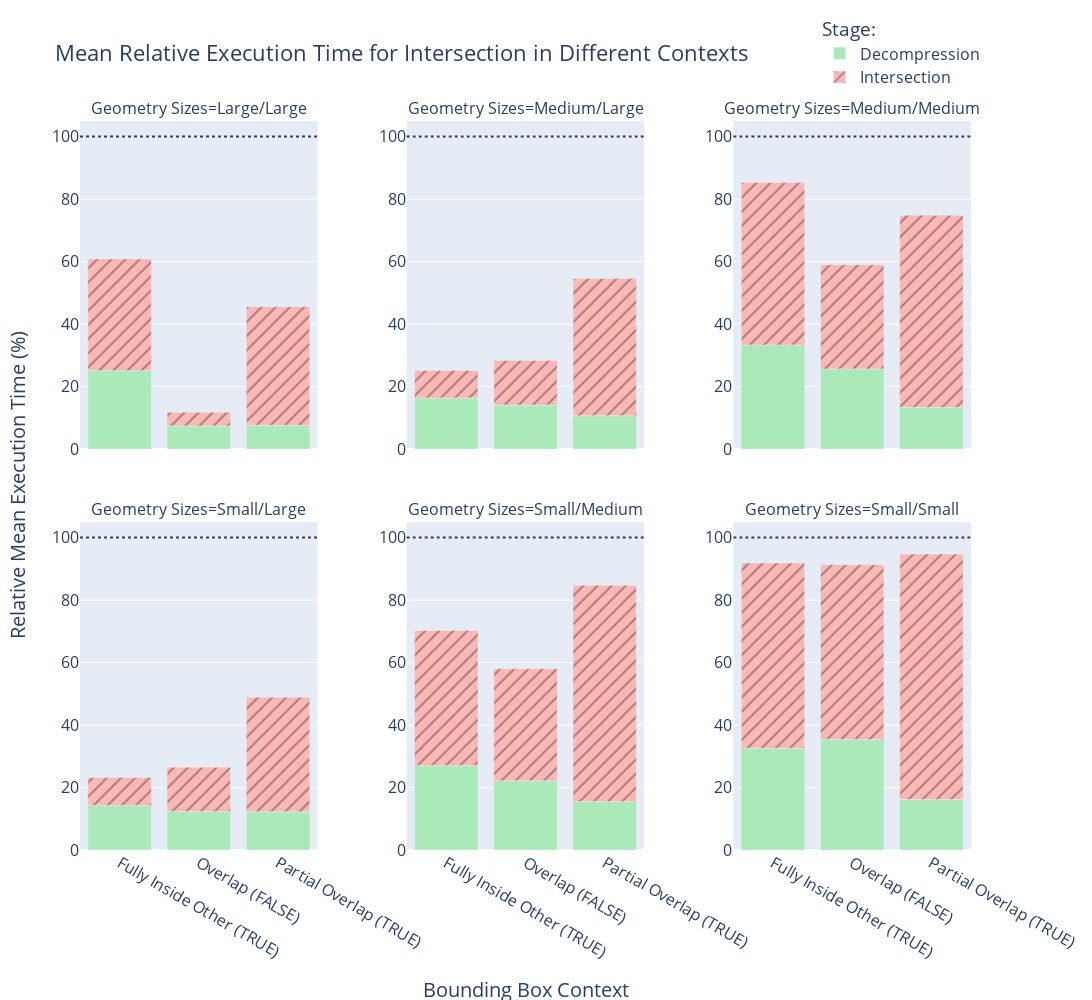

Notebook source saved alongside this figure:
### Code cell
total_time_df = stats_df[['context', 'total_time', 'sizes', 'baseline', 'predicate', 'decomp', 'dataset', 'dataset_idx']]
plot_total_time_bars_relative(total_time_df, is_predicate=False, size_cat_excl=[], log_scale=False) #

### Figure 1 — Plotly figure (JSON) as saved in the notebook; plotly's stock layout.template omitted (floating-point values rounded to 4 significant figures)
{"data": [{"alignmentgroup": "True", "hovertemplate": "Stage: =Decompression<br>Geometry Sizes=Large/Large<br>Context=%{x}<br>time=%{y}<extra></extra>", "legendgroup": "Decompression", "marker": {"color": "rgb(169,234,184)", "pattern": {"shape": ""}}, "name": "Decompression", "offsetgroup": "Decompression", "orientation": "v", "showlegend": true, "textposition": "auto", "type": "bar", "x": ["Fully Inside Other (TRUE)", "Overlap (FALSE)", "Partial Overlap (TRUE)"], "xaxis": "x4", "y": [25.09, 7.401, 7.6], "yaxis": "y4"}, {"alignmentgroup": "True", "hovertemplate": "Stage: =Decompression<br>Geometry Sizes=Medium/Large<br>Context=%{x}<br>time=%{y}<extra></extra>", "legendgroup": "Decompression", "marker": {"color": "rgb(169,234,184)", "pattern": {"shape": ""}}, "name": "Decompression", "offsetgroup": "Decompression", "orientation": "v", "showlegend": false, "textposition": "auto", "type": "bar", "x": ["Fully Inside Other (TRUE)", "Overlap (FALSE)", "Partial Overlap (TRUE)"], "xaxis": "x5", "y": [16.37, 14.07, 10.66], "yaxis": "y5"}, {"alignmentgroup": "True", "hovertemplate": "Stage: =Decompression<br>Geometry Sizes=Medium/Medium<br>Context=%{x}<br>time=%{y}<extra></extra>", "legendgroup": "Decompression", "marker": {"color": "rgb(169,234,184)", "pattern": {"shape": ""}}, "name": "Decompression", "offsetgroup": "Decompression", "orientation": "v", "showlegend": false, "textposition": "auto", "type": "bar", "x": ["Fully Inside Other (TRUE)", "Overlap (FALSE)", "Partial Overlap (TRUE)"], "xaxis": "x6", "y": [33.31, 25.65, 13.31], "yaxis": "y6"}, {"alignmentgroup": "True", "hovertemplate": "Stage: =Decompression<br>Geometry Sizes=Small/Large<br>Context=%{x}<br>time=%{y}<extra></extra>", "legendgroup": "Decompression", "marker": {"color": "rgb(169,234,184)", "pattern": {"shape": ""}}, "name": "Decompression", "offsetgroup": "Decompression", "orientation": "v", "showlegend": false, "textposition": "auto", "type": "bar", "x": ["Fully Inside Other (TRUE)", "Overlap (FALSE)", "Partial Overlap (TRUE)"], "xaxis": "x", "y": [14.28, 12.29, 12.23], "yaxis": "y"}, {"alignmentgroup": "True", "hovertemplate": "Stage: =Decompression<br>Geometry Sizes=Small/Medium<br>Context=%{x}<br>time=%{y}<extra></extra>", "legendgroup": "Decompression", "marker": {"color": "rgb(169,234,184)", "pattern": {"shape": ""}}, "name": "Decompression", "offsetgroup": "Decompression", "orientation": "v", "showlegend": false, "textposition": "auto", "type": "bar", "x": ["Fully Inside Other (TRUE)", "Overlap (FALSE)", "Partial Overlap (TRUE)"], "xaxis": "x2", "y": [27.01, 22.15, 15.54], "yaxis": "y2"}, {"alignmentgroup": "True", "hovertemplate": "Stage: =Decompression<br>Geometry Sizes=Small/Small<br>Context=%{x}<br>time=%{y}<extra></extra>", "legendgroup": "Decompression", "marker": {"color": "rgb(169,234,184)", "pattern": {"shape": ""}}, "name": "Decompression", "offsetgroup": "Decompression", "orientation": "v", "showlegend": false, "textposition": "auto", "type": "bar", "x": ["Fully Inside Other (TRUE)", "Overlap (FALSE)", "Partial Overlap (TRUE)"], "xaxis": "x3", "y": [32.57, 35.35, 16.17], "yaxis": "y3"}, {"alignmentgroup": "True", "hovertemplate": "Stage: =Intersection<br>Geometry Sizes=Large/Large<br>Context=%{x}<br>time=%{y}<extra></extra>", "legendgroup": "Intersection", "marker": {"color": "rgb(255,183,180)", "pattern": {"shape": "/"}}, "name": "Intersection", "offsetgroup": "Intersection", "orientation": "v", "showlegend": true, "textposition": "auto", "type": "bar", "x": ["Fully Inside Other (TRUE)", "Overlap (FALSE)", "Partial Overlap (TRUE)"], "xaxis": "x4", "y": [35.78, 4.412, 37.98], "yaxis": "y4"}, {"alignmentgroup": "True", "hovertemplate": "Stage: =Intersection<br>Geometry Sizes=Medium/Large<br>Context=%{x}<br>time=%{y}<extra></extra>", "legendgroup": "Intersection", "marker": {"color": "rgb(255,183,180)", "pattern": {"shape": "/"}}, "name": "Intersection", "offsetgroup": "Intersection", "orientation": "v", "showlegend": false, "textposition": "auto", "type": "bar", "x": ["Fully Inside Other (TRUE)", "Overlap (FALSE)", "Partial Overlap (TRUE)"], "xaxis": "x5", "y": [8.795, 14.31, 43.89], "yaxis": "y5"}, {"alignmentgroup": "True", "hovertemplate": "Stage: =Intersection<br>Geometry Sizes=Medium/Medium<br>Context=%{x}<br>time=%{y}<extra></extra>", "legendgroup": "Intersection", "marker": {"color": "rgb(255,183,180)", "pattern": {"shape": "/"}}, "name": "Intersection", "offsetgroup": "Intersection", "orientation": "v", "showlegend": false, "textposition": "auto", "type": "bar", "x": ["Fully Inside Other (TRUE)", "Overlap (FALSE)", "Partial Overlap (TRUE)"], "xaxis": "x6", "y": [51.99, 33.33, 61.53], "yaxis": "y6"}, {"alignmentgroup": "True", "hovertemplate": "Stage: =Intersection<br>Geometry Sizes=Small/Large<br>Context=%{x}<br>time=%{y}<extra></extra>", "legendgroup": "Intersection", "marker": {"color": "rgb(255,183,180)", "pattern": {"shape": "/"}}, "name": "Intersection", "offsetgroup": "Intersection", "orientation": "v", "showlegend": false, "textposition": "auto", "type": "bar", "x": ["Fully Inside Other (TRUE)", "Overlap (FALSE)", "Partial Overlap (TRUE)"], "xaxis": "x", "y": [8.934, 14.21, 36.69], "yaxis": "y"}, {"alignmentgroup": "True", "hovertemplate": "Stage: =Intersection<br>Geometry Sizes=Small/Medium<br>Context=%{x}<br>time=%{y}<extra></extra>", "legendgroup": "Intersection", "marker": {"color": "rgb(255,183,180)", "pattern": {"shape": "/"}}, "name": "Intersection", "offsetgroup": "Intersection", "orientation": "v", "showlegend": false, "textposition": "auto", "type": "bar", "x": ["Fully Inside Other (TRUE)", "Overlap (FALSE)", "Partial Overlap (TRUE)"], "xaxis": "x2", "y": [43.26, 35.84, 69.19], "yaxis": "y2"}, {"alignmentgroup": "True", "hovertemplate": "Stage: =Intersection<br>Geometry Sizes=Small/Small<br>Context=%{x}<br>time=%{y}<extra></extra>", "legendgroup": "Intersection", "marker": {"color": "rgb(255,183,180)", "pattern": {"shape": "/"}}, "name": "Intersection", "offsetgroup": "Intersection", "orientation": "v", "showlegend": false, "textposition": "auto", "type": "bar", "x": ["Fully Inside Other (TRUE)", "Overlap (FALSE)", "Partial Overlap (TRUE)"], "xaxis": "x3", "y": [59.31, 55.97, 78.56], "yaxis": "y3"}], "layout": {"annotations": [{"font": {"size": 16}, "showarrow": false, "text": "Geometry Sizes=Small/Large", "x": 0.1333, "xanchor": "center", "xref": "paper", "y": 0.45, "yanchor": "bottom", "yref": "paper"}, {"font": {"size": 16}, "showarrow": false, "text": "Geometry Sizes=Small/Medium", "x": 0.5, "xanchor": "center", "xref": "paper", "y": 0.45, "yanchor": "bottom", "yref": "paper"}, {"font": {"size": 16}, "showarrow": false, "text": "Geometry Sizes=Small/Small", "x": 0.8667, "xanchor": "center", "xref": "paper", "y": 0.45, "yanchor": "bottom", "yref": "paper"}, {"font": {"size": 16}, "showarrow": false, "text": "Geometry Sizes=Large/Large", "x": 0.1333, "xanchor": "center", "xref": "paper", "y": 1, "yanchor": "bottom", "yref": "paper"}, {"font": {"size": 16}, "showarrow": false, "text": "Geometry Sizes=Medium/Large", "x": 0.5, "xanchor": "center", "xref": "paper", "y": 1, "yanchor": "bottom", "yref": "paper"}, {"font": {"size": 16}, "showarrow": false, "text": "Geometry Sizes=Medium/Medium", "x": 0.8667, "xanchor": "center", "xref": "paper", "y": 1, "yanchor": "bottom", "yref": "paper"}, {"font": {"size": 20}, "showarrow": false, "text": "Bounding Box Context", "x": 0.5, "xanchor": "center", "xref": "paper", "y": -0.17, "yanchor": "top", "yref": "paper"}, {"font": {"size": 20}, "showarrow": false, "text": "Relative Mean Execution Time (%)", "textangle": -90, "x": -0.07, "xanchor": "center", "xref": "paper", "y": 0.5, "yanchor": "middle", "yref": "paper"}], "barmode": "relative", "height": 1000, "legend": {"font": {"size": 16}, "title": {"text": "Stage: "}, "tracegroupgap": 0, "x": 0.83, "xanchor": "left", "y": 1.15, "yanchor": "top"}, "shapes": [{"line": {"dash": "dot"}, "type": "line", "x0": 0, "x1": 1, "xref": "x6 domain", "y0": 100, "y1": 100, "yref": "y6"}, {"line": {"dash": "dot"}, "type": "line", "x0": 0, "x1": 1, "xref": "x4 domain", "y0": 100, "y1": 100, "yref": "y4"}, {"line": {"dash": "dot"}, "type": "line", "x0": 0, "x1": 1, "xref": "x5 domain", "y0": 100, "y1": 100, "yref": "y5"}, {"line": {"dash": "dot"}, "type": "line", "x0": 0, "x1": 1, "xref": "x3 domain", "y0": 100, "y1": 100, "yref": "y3"}, {"line": {"dash": "dot"}, "type": "line", "x0": 0, "x1": 1, "xref": "x domain", "y0": 100, "y1": 100, "yref": "y"}, {"line": {"dash": "dot"}, "type": "line", "x0": 0, "x1": 1, "xref": "x2 domain", "y0": 100, "y1": 100, "yref": "y2"}], "title": {"font": {"size": 22}, "text": "Mean Relative Execution Time for Intersection in Different Contexts"}, "width": 1200, "xaxis": {"anchor": "y", "domain": [0, 0.2667], "tickfont": {"size": 16}, "title": {"text": ""}}, "xaxis2": {"anchor": "y2", "domain": [0.3667, 0.6333], "matches": "x", "tickfont": {"size": 16}, "title": {"text": ""}}, "xaxis3": {"anchor": "y3", "domain": [0.7333, 1], "matches": "x", "tickfont": {"size": 16}, "title": {"text": ""}}, "xaxis4": {"anchor": "y4", "domain": [0, 0.2667], "matches": "x", "showticklabels": false, "tickfont": {"size": 16}, "title": {"text": ""}}, "xaxis5": {"anchor": "y5", "domain": [0.3667, 0.6333], "matches": "x", "showticklabels": false, "tickfont": {"size": 16}, "title": {"text": ""}}, "xaxis6": {"anchor": "y6", "domain": [0.7333, 1], "matches": "x", "showticklabels": false, "tickfont": {"size": 16}, "title": {"text": ""}}, "yaxis": {"anchor": "x", "domain": [0, 0.45], "range": [0, 105], "showticklabels": true, "tickfont": {"size": 16}, "title": {"text": ""}}, "yaxis2": {"anchor": "x2", "domain": [0, 0.45], "range": [0, 105], "showticklabels": true, "tickfont": {"size": 16}, "title": {"text": ""}}, "yaxis3": {"anchor": "x3", "domain": [0, 0.45], "range": [0, 105], "showticklabels": true, "tickfont": {"size": 16}, "title": {"text": ""}}, "yaxis4": {"anchor": "x4", "domain": [0.55, 1], "range": [0, 105], "showticklabels": true, "tickfont": {"size": 16}, "title": {"text": ""}}, "yaxis5": {"anchor": "x5", "domain": [0.55, 1], "range": [0, 105], "showticklabels": true, "tickfont": {"size": 16}, "title": {"text": ""}}, "yaxis6": {"anchor": "x6", "domain": [0.55, 1], "range": [0, 105], "showticklabels": true, "tickfont": {"size": 16}, "title": {"text": ""}}}}
